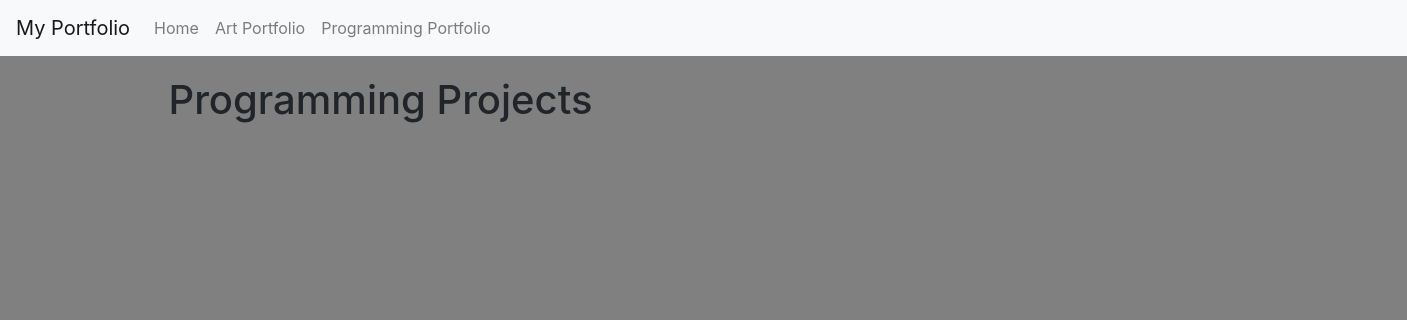
Before: /programming_projects/ with the older database file.
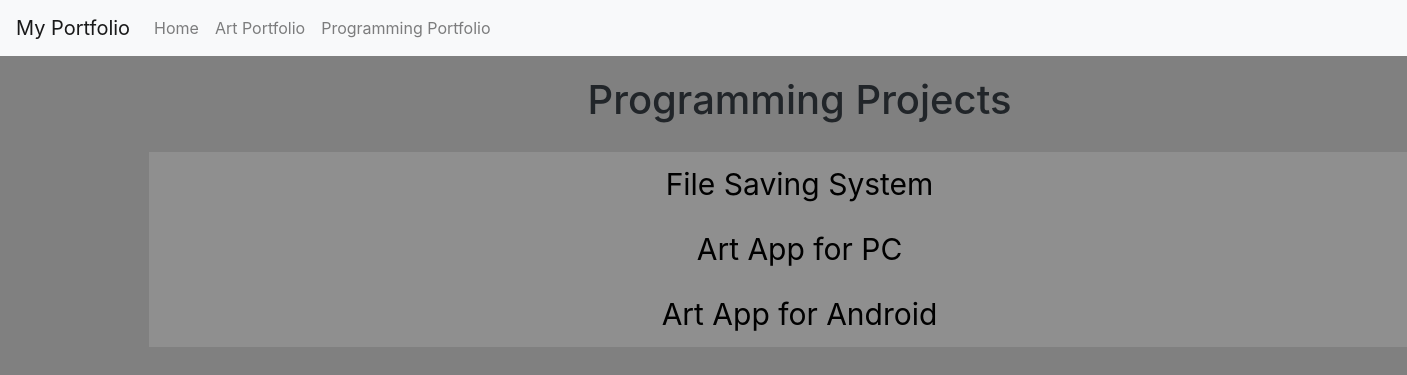
After: the same page with the newer database file.
### webapp/models.py (models this page shows)
class Program(models.Model): # Creates database for programming projects
    title = models.CharField(max_length=200)
    demoLink = models.URLField(max_length=1000, blank=True) # Link to YouTube video demonstration
    demoLink2 = models.URLField(max_length=1000, blank=True)
    gitLink = models.URLField(max_length=1000, blank=True) # Link to GitHub project repository

### webapp/views.py (the view)
# urls.py: path("programming_projects/", views.programming_projects, name="Programming Projects")
def programming_projects(request): # Same thing but for the programs
    programs = Program.objects.all()
    return render(request, "programming_projects.html", {"Programs": programs})

### webapp/templates/programming_projects.html (shortened to what this page needs)
{% extends "base.html" %}
{% load static %}
{% block content %}
<link rel="stylesheet" href="{% static 'styles/styles.css' %}">
<body id="content">
    <div id="accordion_section">
        <h1>Programming Projects</h1>
        {% for program in Programs %}
        <button class="accordion">{{ program.title }}</button>
        {% endfor %}
    </div>
</body>
{% endblock %}

### webapp/templates/base.html (shortened to what this page needs)
<!DOCTYPE html>
<html lang="en">
<head>
    <link rel="stylesheet" href="https://stackpath.bootstrapcdn.com/bootstrap/4.3.1/css/bootstrap.min.css"
        rel="stylesheet" />
</head>
<body>
    <nav class="navbar navbar-expand-lg navbar-light bg-light">
        <a class="navbar-brand" href="#">My Portfolio</a>
        <div class="collapse navbar-collapse" id="navbarNav">
            <ul class="navbar-nav">
                <li class="nav-item">
                    <a class="nav-link" href="{% url 'Home' %}">Home</a>
                </li>
                <li class="nav-item">
                    <a class="nav-link" href="{% url 'Art Gallery' %}">Art Portfolio</a>
                </li>
                <li class="nav-item">
                    <a class="nav-link" href="{% url 'Programming Projects' %}">Programming Portfolio</a>
                </li>
            </ul>
        </div>
    </nav>
    <div class="container">{% block content %} {% endblock %}</div>
</body>
</html>

### static/styles/styles.css (style rules this page uses)
#content { margin: 0 auto; background-color: gray; }
body { text-align: center; }
h1 { padding: 20px; }
#accordion_section { width: fit-content; text-align: center; padding-right: 50px; }
.accordion { background-color: #8f8f8f; color: rgb(0, 0, 0); cursor: pointer; padding: 10px; width: 100%; text-align: center; font-size: 30px; font-family: var(--heading-font); border: none; outline: none; transition: 0.4s; }

Changed rows visible on the page:
added Program: title "File Saving System"
added Program: title "Art App for PC"
added Program: title "Art App for Android"
